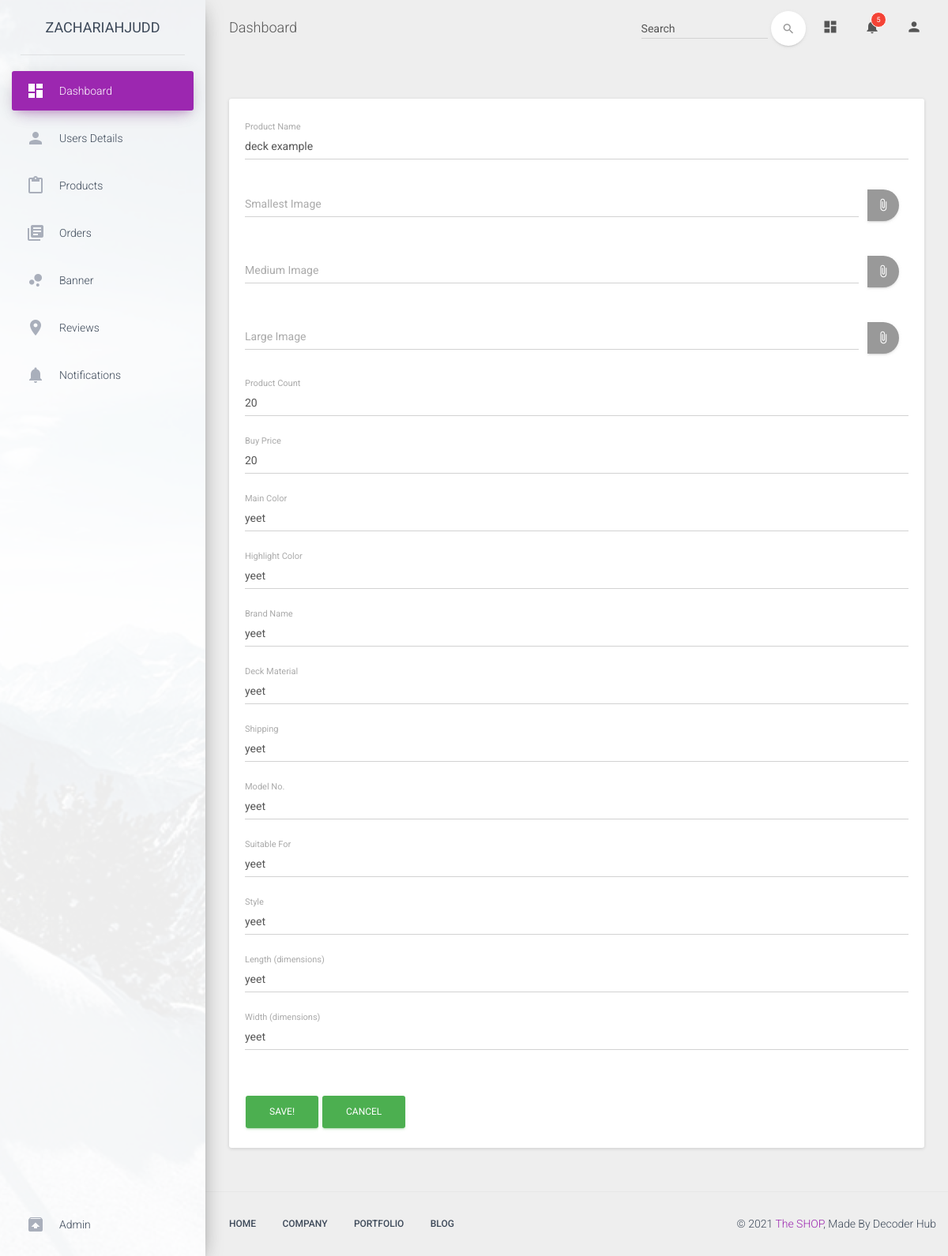
The app's page /dashboard/products/edit/1 (signed in), older data.
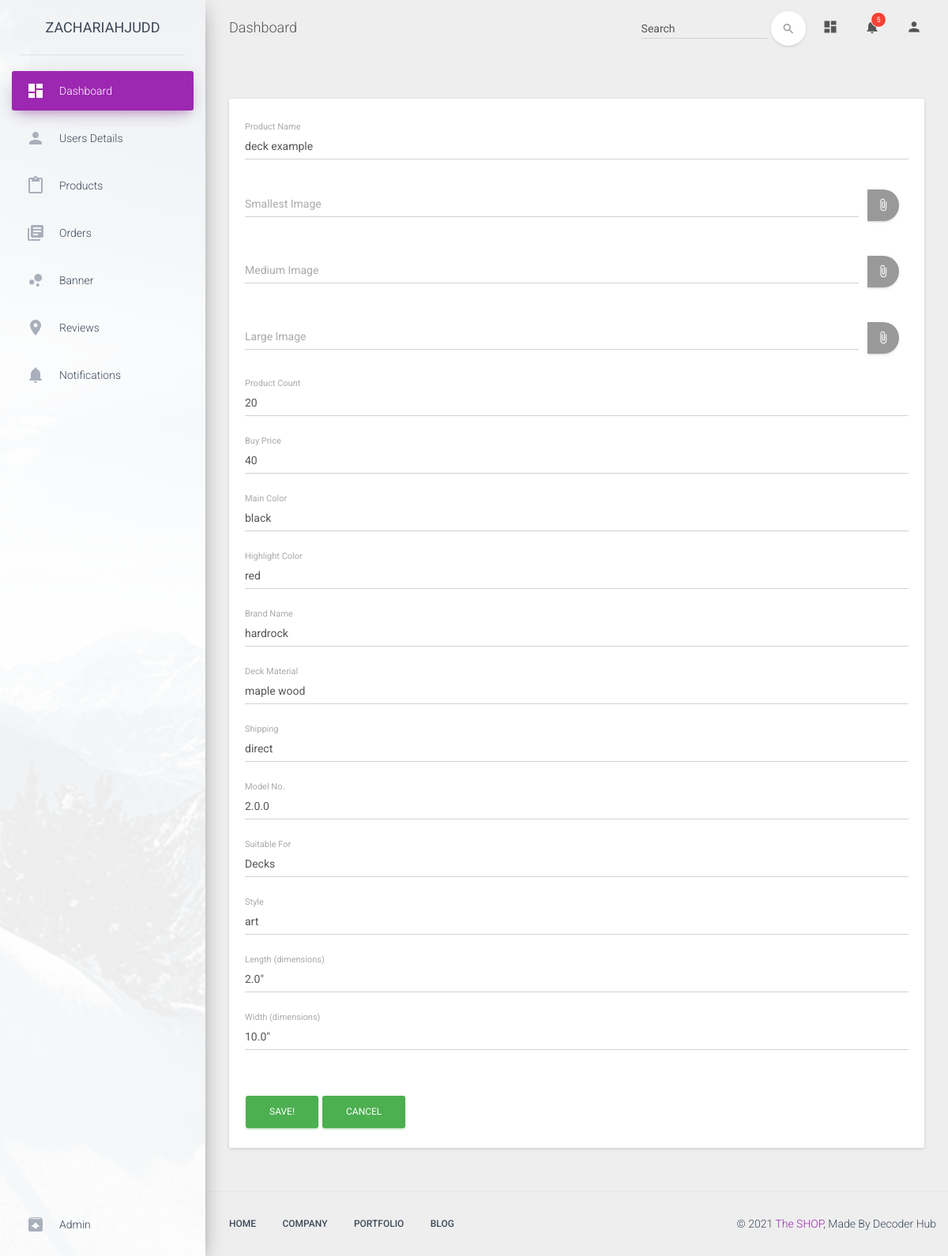
The same page, newer data.
### models.py (models this page shows, shortened)
class Product(Model):
    name = CharField()
    title = CharField()
    image_1 = CharField()
    image_2 = CharField()
    image_3 = CharField()
    count = IntegerField()
    actual_price = IntegerField(null=False)
    off_percent = IntegerField(null=False)
    buy_price = IntegerField(null=False)
    style = CharField()
    lenses_color = CharField()
    frame_color = CharField()
    brand_name = CharField()
    lenses_material = CharField()
    frame_material = CharField()
    usage = CharField()
    packaging = CharField()
    uv_protection = CharField()
    model_no = CharField()
    suitable_for = CharField()
    size = CharField()
    ideal_for = CharField()
    typ_e = CharField()
    features = CharField()
    case_type = CharField()
    dimensions_bridgesize = CharField()
    dimensions_hrizontal_width = CharField()
    dimensions_frame_arm_lenght = CharField()
    weight = CharField()
    other_details = TextField()
    published_at = DateTimeField(default=datetime.datetime.now)
    class Meta:
        database = DATABASE
        order_by = ('-published_at',)

### routes.py (the view, shortened to what this page needs)
@app.route('/dashboard/products/edit/<id>', methods=('GET', 'POST'))
@login_required
def dashboard_products_edit(id):
    if current_user.is_admin:
        product = models.Product.get(models.Product.id == id)
        form = forms.edit_product_form(CombinedMultiDict((request.files, request.form)), obj=product)
        filename1 = ''
        filename2 = ''
        filename3 = ''
        return render_template('dashboard/html/product/edit.html', user=current_user, form=form, item=product)
    else:
        return redirect(url_for('index'))

### routes.py (called while the page is built)
@app.context_processor
def override_url_for():
    return dict(url_for=dated_url_for)

def dated_url_for(endpoint, **values):
    if (endpoint == 'static' or endpoint == 'product_images'):
        filename = values.get('filename', None)
        if filename:
            file_path = os.path.join(app.root_path,
                                     endpoint, filename)
            values['q'] = int(os.stat(file_path).st_mtime)
    return url_for(endpoint, **values)

@login_manager.user_loader
def load_user(userid):
    try:
        return models.User.get(models.User.id == userid)
    except models.DoesNotExist:
        return None

@app.before_request
def before_request():
    try:
     g.db = models.DATABASE
     g.db.connect()
    except models.OperationalError:
        pass

@app.after_request
def after_request(response):
    g.db.close()
    return response

### templates/dashboard/html/product/edit.html (shortened to what this page needs)
{% extends "dashboard/html/layout.html" %}
{% block content %}
{% from 'macros.html' import render_field %}
<div class="container-fluid">
    <div class="card">
        <div class="card-content">
            <form action="" method="post" class="form" enctype="multipart/form-data">
                    {% for field in form %}
                        {{ render_field(field) }}
                    {% endfor %}
                    <button type="submit" id="Submit" class="btn btn-success">Save!</button>
                    <a href="{{ url_for('dashboard_products') }}" id="Submit" class="btn btn-success">Cancel</a>
            </form>
        </div>
    </div>
</div>
{% endblock %}

### templates/macros.html (shortened to what this page needs)
{% macro render_field(field) %}
<div class="field">
    <div class="form-group label-floating">
        {% if field.label.text != 'CSRF Token'%} {% if field.type == 'FileField' %}
        <div class="">
            <div class="input-group">
                <input type="text" readonly="" class="form-control" placeholder="{{ field.label.text }}">
                <span class="input-group-btn input-group-sm">
                    <button type="button" class="btn btn-fab btn-fab-mini">
                        <i class="material-icons">attach_file</i>
                    </button>
                </span>
            </div>
        </div>
        {% else %}
        <label for="{{ field.label.text }}" class="control-label">{{ field.label.text }}</label>
        {{ field(class='form-control') }} {% endif %} {% else %} {{ field(class='') }} {% endif %}
    </div>
</div>
{% endmacro %}

Row changes from the older to the newer data that the page shows:
changed Product "deck example": buy_price "20" → "40"; lenses_color "yeet" → "black"; frame_color "yeet" → "red"; brand_name "yeet" → "hardrock"; lenses_material "yeet" → "maple wood"; packaging "yeet" → "direct"; model_no "yeet" → "2.0.0"; suitable_for "yeet" → "Decks"; size "yeet" → "art"; dimensions_bridgesize "yeet" → "2.0\""; dimensions_hrizontal_width "yeet" → "10.0\""
